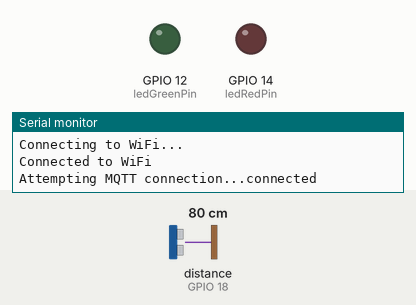
Simulated run of this sketch. Board: ESP32. On the bench: output pins drawn as LEDs (lit = HIGH), the last lines printed to the serial monitor. Wiring (inferred from the names in the program): ultrasonic range finder: trigger GPIO 5; echo GPIO 18. The inputs (shaded band) are chosen by the test bench; at power-on: distance to the obstacle (sensor on GPIO 18) 80 cm. The echo pulse lasts 58.3 µs per cm; WiFi joins after 1.5 s; servers stay silent unless stated; no MQTT or app messages arrive unless stated; pins used as bus, display or sensor lines are not drawn.

Above: at 3.2 s.
3.3 s: distance to the obstacle (sensor on GPIO 18) set to 57 cm
5.5 s: distance to the obstacle (sensor on GPIO 18) set to 49 cm
At 6.8 s:
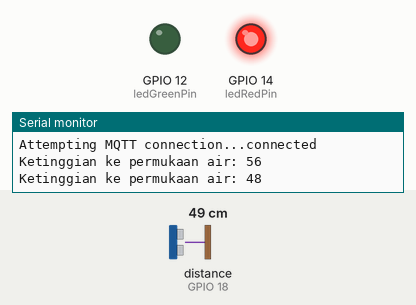
10.5 s: distance to the obstacle (sensor on GPIO 18) set to 60 cm
At 13.1 s:
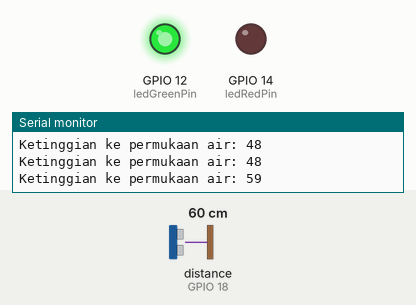
13.5 s: distance to the obstacle (sensor on GPIO 18) set to 2 cm
At 14.7 s:
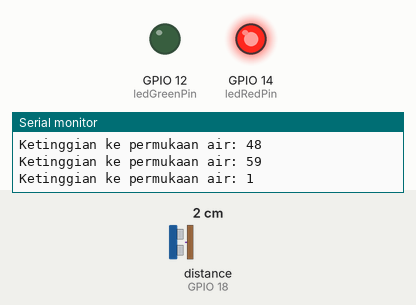
Timing chart, 0 to 16.5 s (numbered marks = the images above; inputs shaded):
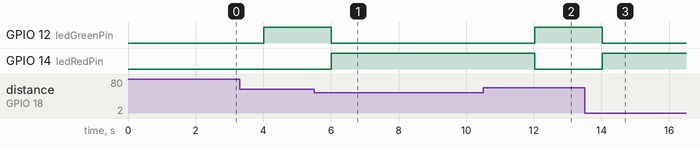

Measured:
- the behaviour switches between 52 and 51 cm on distance to the obstacle (sensor on GPIO 18) (found by bisection; images 0 and 1)
- after the input at 5.5 s, GPIO 12 (ledGreenPin): HIGH → LOW after 0.51 s; GPIO 14 (ledRedPin): LOW → HIGH after 0.51 s
- after the input at 10.5 s, GPIO 12 (ledGreenPin): LOW → HIGH after 1.5 s; GPIO 14 (ledRedPin): HIGH → LOW after 1.5 s
- after the input at 13.5 s, GPIO 12 (ledGreenPin): HIGH → LOW after 0.53 s; GPIO 14 (ledRedPin): LOW → HIGH after 0.53 s

The sketch:

Project-Monitoring-Ketinggian-Air.ino
```cpp
#include <WiFi.h>
#include <PubSubClient.h>
#include <ArduinoJson.h>

// Ganti dengan SSID dan Password Wi-Fi Anda
// const char *ssid = "Your_WiFi_SSID";
// const char *password = "Your_WiFi_Password";
const char *ssid = "Fave";
const char *password = "freewifi";

// Ganti dengan informasi broker MQTT Anda
const char *mqtt_server = "mqtt3.thingspeak.com";
const int mqtt_port = 1883;
const char *mqtt_client_id = "EB00DzMTDAsRITsfBTs1KjA";
const char *mqtt_user = "EB00DzMTDAsRITsfBTs1KjA";
const char *mqtt_password = "gWmLhMj3NTlQ43+RqngQpAwz";
const char *mqtt_topic = "channels/2607974/publish";
const char *mqtt_topic_command = "channels/2607974/subscribe";

// Pin untuk HC-SR04
const int trigPin = 5;
const int echoPin = 18;

// Pin untuk LED
const int ledGreenPin = 12;
const int ledRedPin = 14;

WiFiClient espClient;
PubSubClient client(espClient);

// Timer
unsigned long tstartDistance = 0;
const unsigned long intervalDistance = 2000;

unsigned long tstartSend = 0;
const unsigned long intervalSend = 15000;

// Membaca data dari sensor HC-SR04
long duration, distance;

void setup()
{
    Serial.begin(115200);

    // Setup pin HC-SR04
    pinMode(trigPin, OUTPUT);
    pinMode(echoPin, INPUT);

    // Setup pin LED
    pinMode(ledGreenPin, OUTPUT);
    pinMode(ledRedPin, OUTPUT);

    // Koneksi Wi-Fi
    WiFi.begin(ssid, password);
    while (WiFi.status() != WL_CONNECTED)
    {
        delay(1000);
        Serial.println("Connecting to WiFi...");
    }
    Serial.println("Connected to WiFi");

    // Setup MQTT
    client.setServer(mqtt_server, mqtt_port);
    client.setCallback(mqttCallback);

    tstartDistance = millis();
    tstartSend = millis();
}

void loop()
{
    if (!client.connected())
    {
        reconnect();
    }
    client.loop();

    // Baca sensor setiap 2 detik
    if(millis() - tstartDistance > intervalDistance)
    {
      digitalWrite(trigPin, LOW);
      delayMicroseconds(2);
      digitalWrite(trigPin, HIGH);
      delayMicroseconds(10);
      digitalWrite(trigPin, LOW);
      duration = pulseIn(echoPin, HIGH);

      // Distance dalam cm
      distance = duration * 0.034 / 2;

      Serial.print("Ketinggian ke permukaan air: ");
      Serial.println(distance);

      // Menyalakan LED Hijau jika ketinggian air normal
      if (distance > 50)
      {
          digitalWrite(ledGreenPin, HIGH);
          digitalWrite(ledRedPin, LOW);
      }
      else
      {
          digitalWrite(ledGreenPin, LOW);
          digitalWrite(ledRedPin, HIGH);
      }

      tstartDistance = millis();
    }

    //Kirim data ke MQTT setiap 15 detik
    if(millis() - tstartSend > intervalSend)
    {
      String payload = "field1=" + String(distance) + "&field2=" + digitalRead(ledRedPin) + "&field3=" + digitalRead(ledGreenPin) + "&status=MQTTPUBLISH";
      if (client.publish(mqtt_topic, payload.c_str()))
      {
          Serial.print("Published: ");
          Serial.println(payload);
      }
      else
      {
          Serial.println("Failed to publish data");
      }

      tstartSend = millis();
    }
}

void reconnect()
{
    while (!client.connected())
    {
        Serial.print("Attempting MQTT connection...");
        if (client.connect(mqtt_client_id, mqtt_user, mqtt_password))
        {
            Serial.println("connected");
            client.subscribe(mqtt_topic_command);
        }
        else
        {
            Serial.print("failed, rc=");
            Serial.print(client.state());
            delay(5000);
        }
    }
}

void mqttCallback(char *topic, byte *payload, unsigned int length)
{
    // Fungsi callback untuk menangani pesan yang diterima dari broker MQTT
    Serial.print("Message arrived [");
    Serial.print(topic);
    Serial.print("] ");

    char message[length + 1];

    for (int i = 0; i < length; i++)
    {
        message[i] = (char)payload[i];
    }
    message[length] = '\0';
    Serial.println(message);

    // Parse JSON payload
    StaticJsonDocument<200> doc;
    DeserializationError error = deserializeJson(doc, message);

    if (error)
    {
        Serial.print("deserializeJson() failed: ");
        Serial.println(error.c_str());
        return;
    }

    // Led status merah ada di field2, hijau field3
    const char *ledStateRed = doc["field2"];
    const char *ledStateGreen = doc["field3"];

    // Nyala matikan LED Merah
    if (strcmp(ledStateRed, "1") == 0)
    {
        digitalWrite(2, HIGH);
    }
    else if (strcmp(ledStateRed, "0") == 0)
    {
        digitalWrite(2, LOW);
    }

  // Nyala matikan LED Hijau
    if (strcmp(ledStateGreen, "1") == 0)
    {
        digitalWrite(2, HIGH);
    }
    else if (strcmp(ledStateGreen, "0") == 0)
    {
        digitalWrite(2, LOW);
    }
}
```
